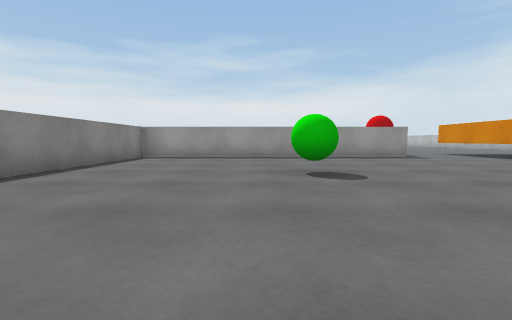
[1] (above)

16 first-person views from a walk through a 3-D level made in the Unity game engine. The camera is 0.55 m above the floor, tilts 4° down and sees 85° across. The floor is counted in squares, 1 m on a side. Each view is taken from the middle of a square. On the plan, view 1 faces up. The plan holds only what a view shows up to about 9 squares ahead; the rest is blank. The place goes on beyond the plan. The player is left out. Surface patterns are stand-ins for the level's own textures.

[2]
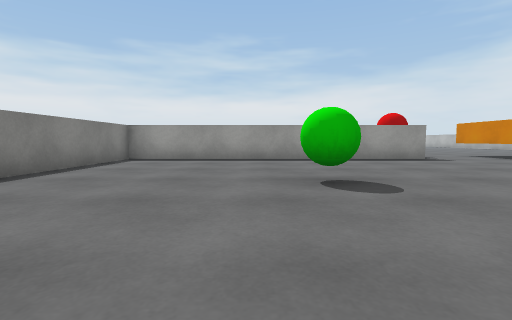

[3]
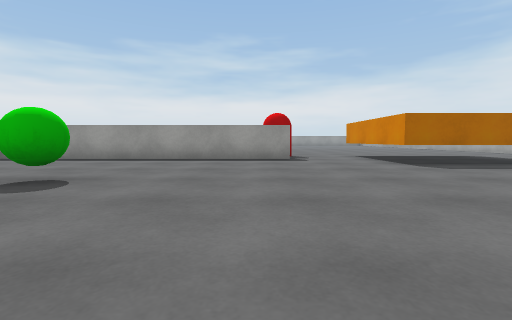

[4]
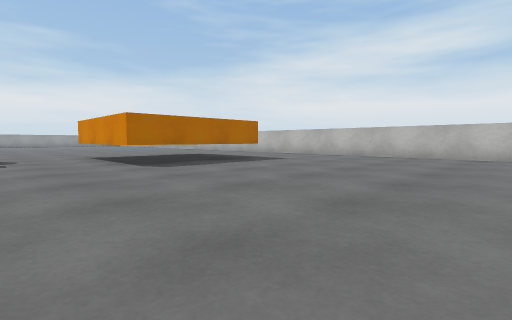

[5]
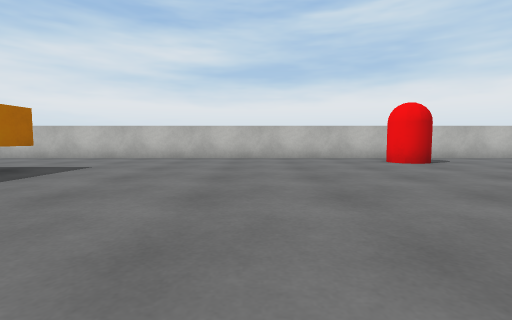

[6]
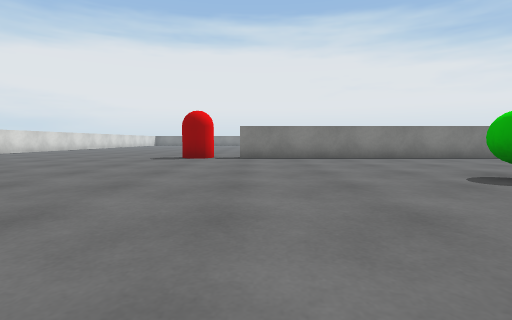

[7]
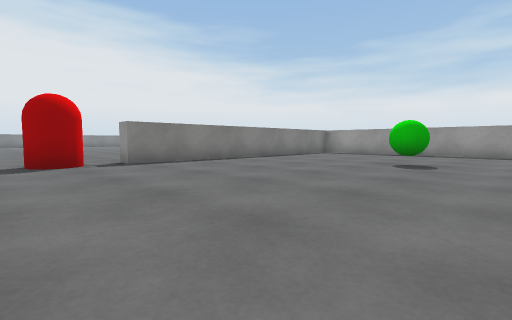

[8]
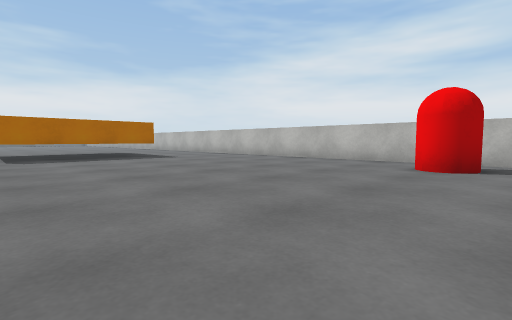

[9]
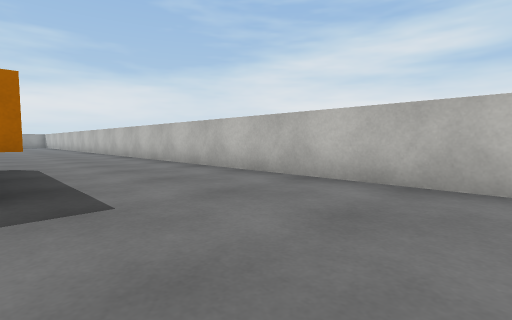

[10]
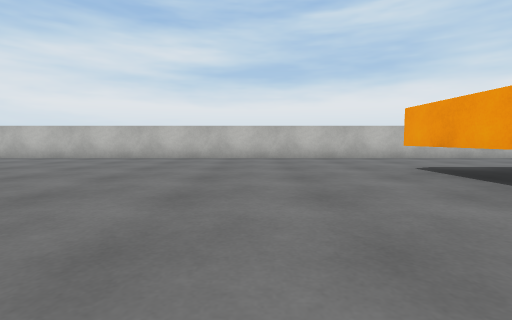

[11]
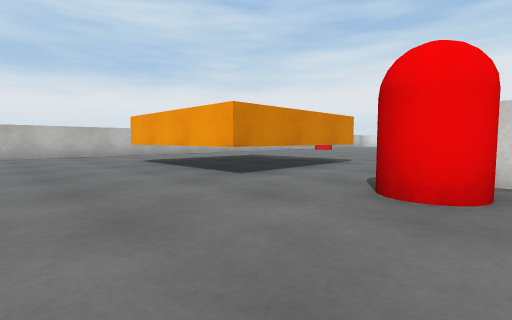

[12]
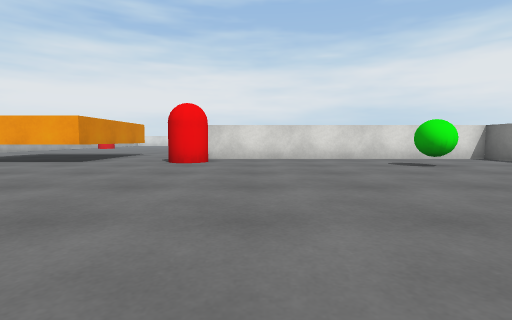

[13]
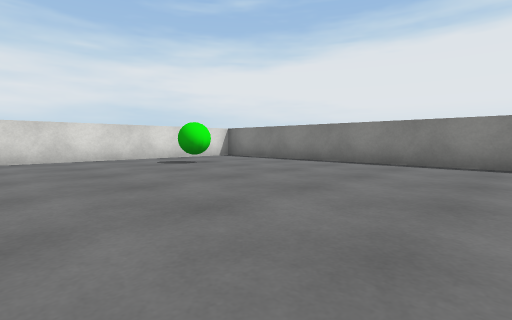

[14]
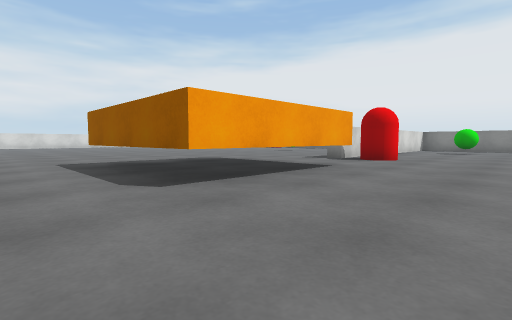

[15]
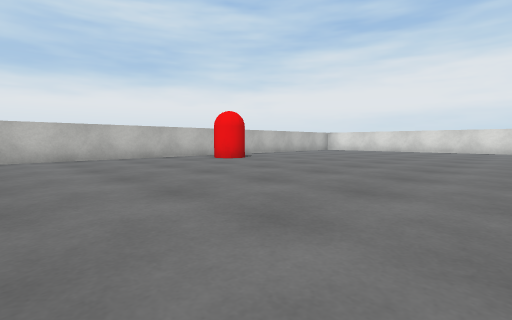

[16]
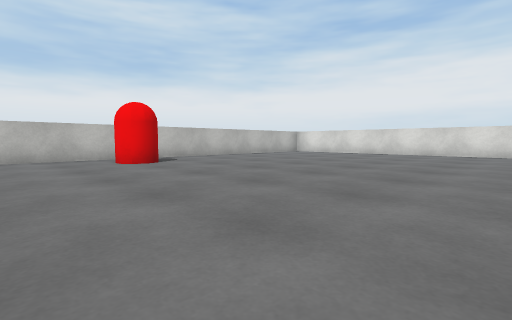

### Floor plan
Key: @ floor where view 1 was taken; # wall or solid block; . floor; T thing the floor can be seen under or through; O other object.
Columns run from 6 left of view 1 to 15 right of it. Each row starts with its distance up from view 1.
 22                      #
 21                     .#
 20                   ...#
 19                  ....#
 18   #.......      .....#
 17   #........    ......#
 16   #.........  .......#
 15   #..................#
 14   #..................#
 13   #..................#
 12   #..O...............#
 11   #........O..TTTT...#
 10   ##########..T  T...#
  9   #...........#  T...#
  8   #...........#  T...#
  7   #...........###T...#
  6   #..................#
  5   #....O.............#
  4   #..................#
  3   #..................#
  2   #..................#
  1 ..#..................#
  0 ......@.... .........#
 -1 ..O.......  .......O.#
 -2 ..........  .........#

Where each view was taken, in squares from view 1:
view 1: 0 up, 0 right, facing up
view 2: 1 up, 0 right, facing up
view 3: 1 up, 4 right, facing up
view 4: 1 up, 5 right, facing up-right
view 5: 3 up, 6 right, facing right
view 6: 1 up, 5 right, facing left
view 7: 2 down, 3 right, facing up-left
view 8: 2 down, 7 right, facing up-right
view 9: 4 up, 11 right, facing up-right
view 10: 14 up, 6 right, facing right
view 11: 14 up, 4 right, facing down-right
view 12: 18 up, 3 right, facing down
view 13: 18 up, 3 right, facing down-left
view 14: 14 up, 13 right, facing down-left
view 15: 5 up, 6 right, facing down-right
view 16: 2 up, 6 right, facing down-right
